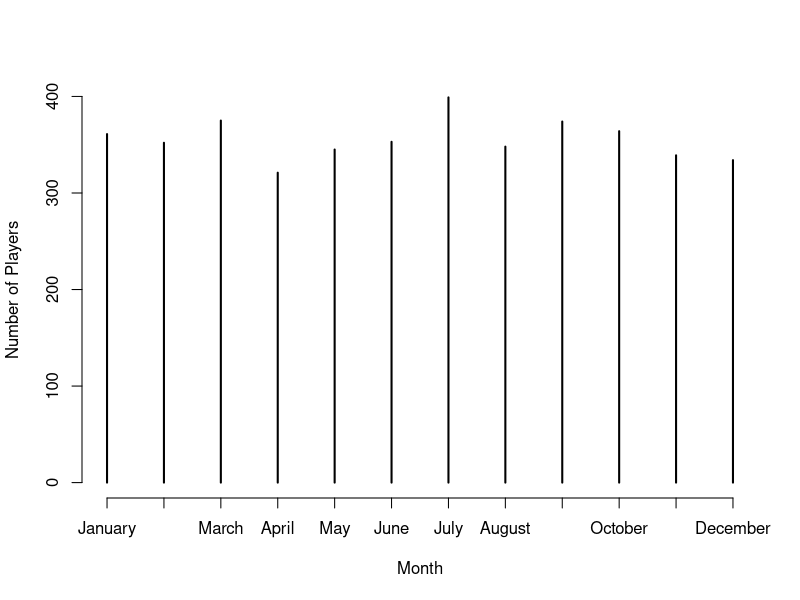
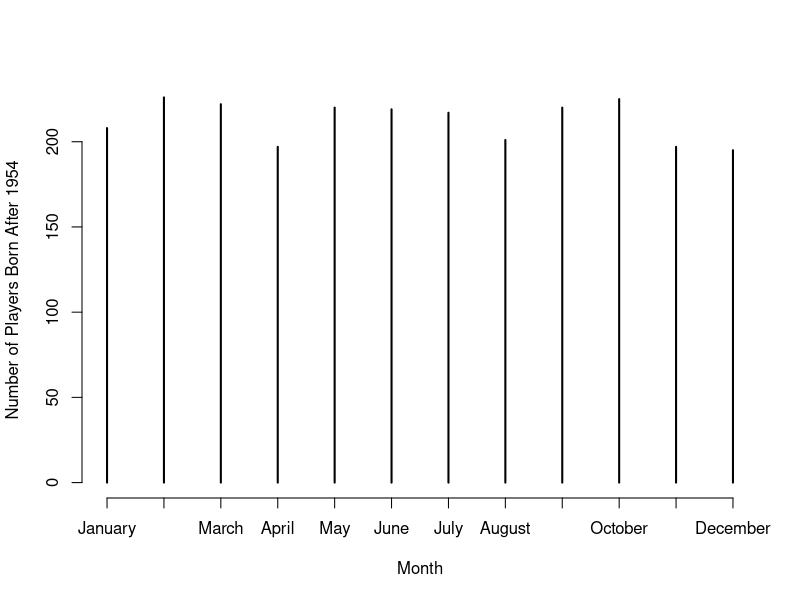
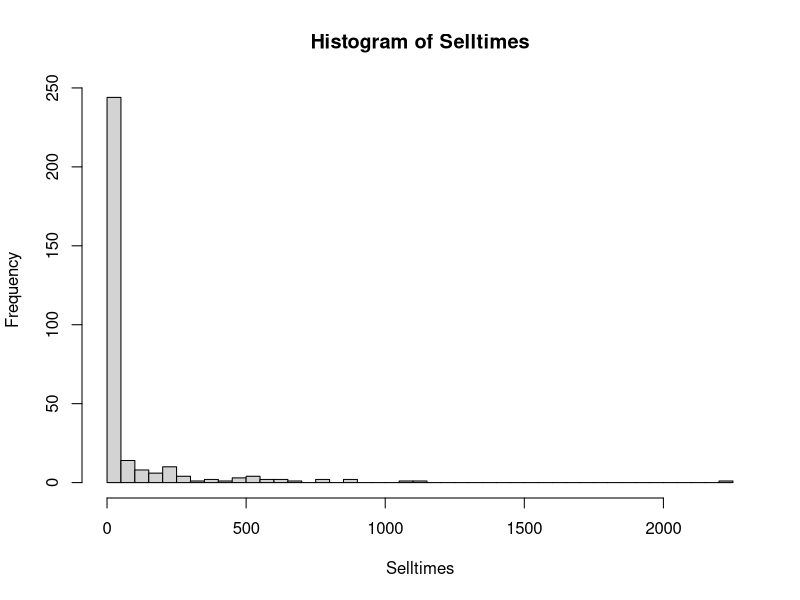
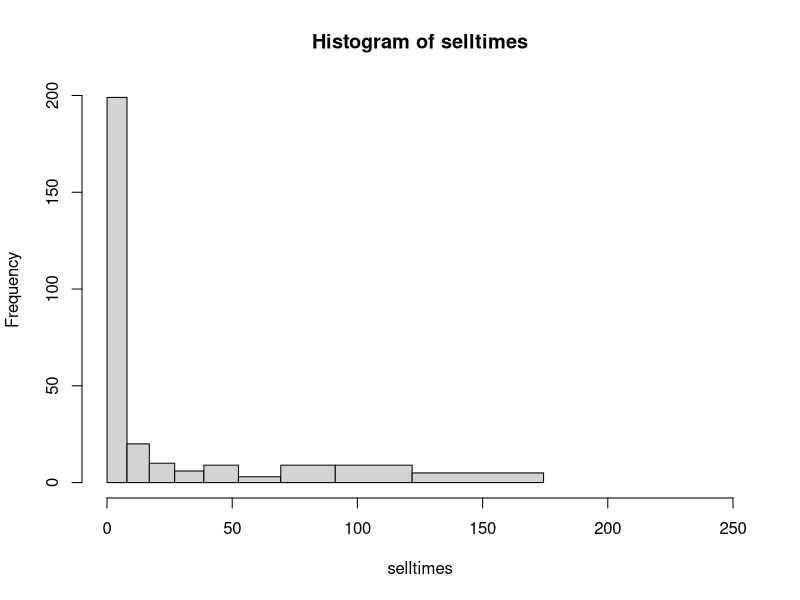
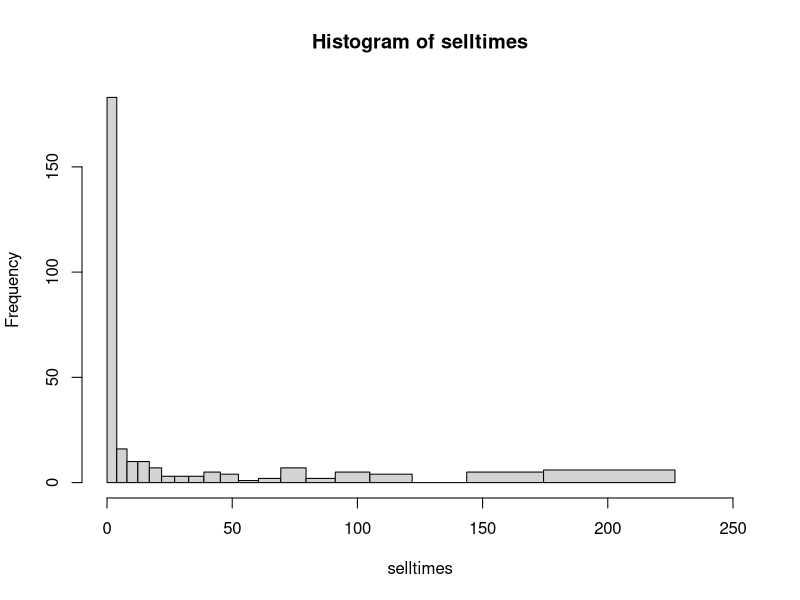
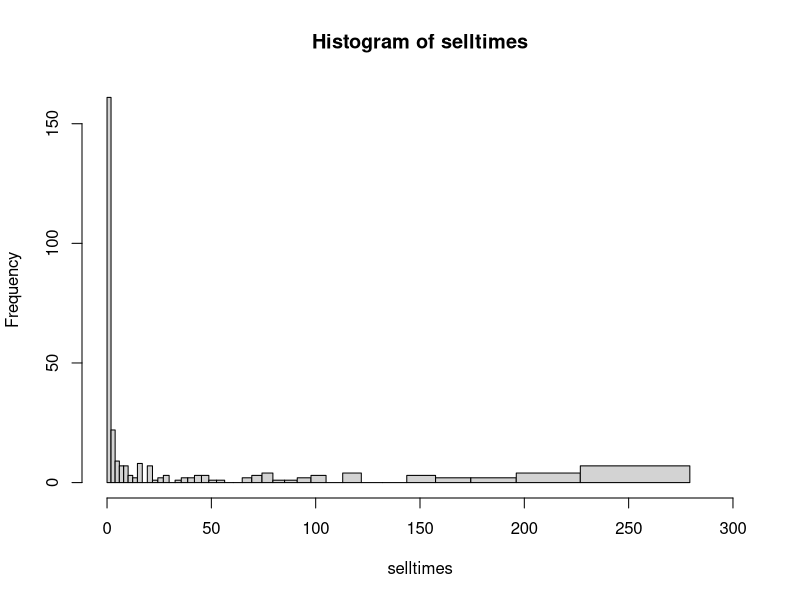
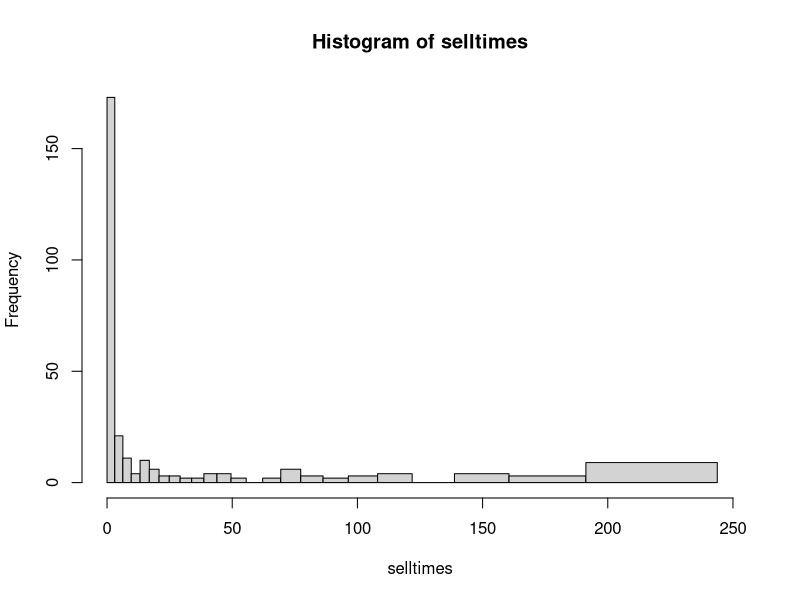
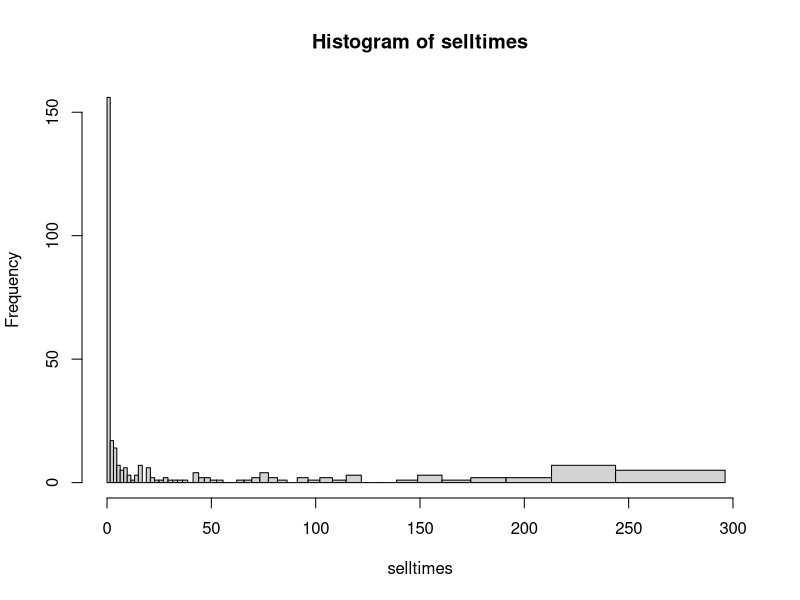

The R source for these figures, in order:
## ---- chunk 1
Bdays <- read.table("BBallBDays.txt")
Bday.month <- Bdays$Month
Bday.year <- Bdays$Year
Month.names=c("January","February","March","April","May","June","July",
"August","September","October","November","December")
Bday.month=factor(Bday.month,levels =Month.names,ordered = TRUE)
## ---- chunk 2
mt=table(Bday.month)
mt
plot(mt,xlab="Month",ylab = "Number of Players")
## ---- chunk 3
MEL=rep(1,12)/12
chisq.test(mt,p=MEL)
## ---- chunk 4
Bday.1955=subset(Bdays,Year>1954)
Bday.month.1955=Bday.1955$Month
Bday.month.1955=factor(Bday.month.1955,levels = Month.names,ordered = TRUE)
mt1955=table(Bday.month.1955)
mt1955
plot(mt1955,xlab="Month",ylab="Number of Players Born After 1954")
chisq.test(mt1955,p=MEL)
## ---- chunk 5
PPM=summary(Bday.month.1955)
DPM=c(31,28.25,31,30,31,30,31,31,30,31,30,31)
PDPM=DPM/365.25
chisq.test(PPM,p=PDPM)
## ---- chunk 6
EPPMCDC=c(.0815,.0752,.0837,.0816,.0859,.0813,.0883,.0892,.0866,.0849,.0787,.0830)
chisq.test(x=PPM,p=EPPMCDC,rescale.p = TRUE)
## ---- chunk 7
selltimes <- scan("Selltimes.txt")
hist.sell=hist((selltimes),breaks=35, main="Histogram of Selltimes",xlab = "Selltimes")
## ---- chunk 8
lh=1/(mean(selltimes))
lh
## ---- chunk 9
#breakpoints chosen such that each box is expected to hold 10% of the data
bp=(log(seq(1,0,-.1)))/(-lh) 
bp
hist.sell.lh=hist(selltimes,breaks=bp,freq=T,xlim = c(0,250))
## ---- chunk 10
hist.sell.lh$counts
## ---- chunk 11
chisq.test(hist.sell.lh$counts)
## ---- chunk 12
hist.sell.lh$counts
chisq.test(hist.sell.lh$counts)$expected
## ---- chunk 13
bp20=(log(seq(1,0,-.05)))/(-lh) #20 Breaks
hist.sell.lh.20=hist(selltimes,breaks=bp20,freq=T,xlim = c(0,250))
chisq.test(hist.sell.lh.20$counts)

bp40=(log(seq(1,0,-.025)))/(-lh) #40 Breaks
hist.sell.lh.40=hist(selltimes,breaks=bp40,freq=T,xlim = c(0,300))
chisq.test(hist.sell.lh.40$counts)

bp25=(log(seq(1,0,-.04)))/(-lh) #25 Breaks
hist.sell.lh.25=hist(selltimes,breaks=bp25,freq=T,xlim = c(0,250))
chisq.test(hist.sell.lh.25$counts)

bp50=(log(seq(1,0,-.02)))/(-lh) #50 Breaks
hist.sell.lh.50=hist(selltimes,breaks=bp50,freq=T,xlim = c(0,300))
chisq.test(hist.sell.lh.50$counts)
